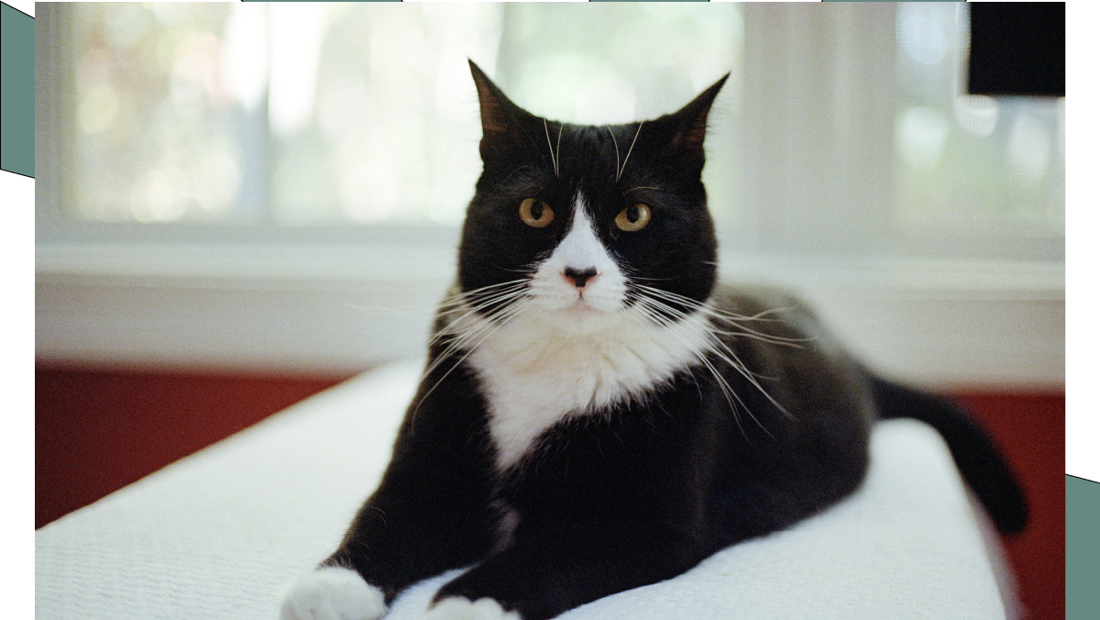
#> input picture python/jobsheet4/src/kucingCape.png, 1100 x 620 px, found by its file name
$ python bingkai.py
#> lines starting #> are read from the running program, lines starting #| are printed output that depends on the picture; after the words box and inside, x2 and y2 are one past the last pixel; in counts of white or black regions, pixels touching at a corner belong together
import cv2

citra = cv2.imread(r"C:\Raiya Yusuf Priatmojo\Praktik Penginderaan Visual Robot\python\jobsheet4\src\kucingCape.png")
#> citra is the input picture: shape (620, 1100, 3); mean B, G, R 146.2, 151.2, 150.8
hasil = citra.copy()

TERAL = 20
HITAM = 0

jumBaris = hasil.shape[0]
#> jumBaris = 620
jumKolom = hasil.shape[1]
#> jumKolom = 1100

for baris in range(TERAL):
    for kolom in range(jumKolom):
        hasil[baris, kolom] = HITAM
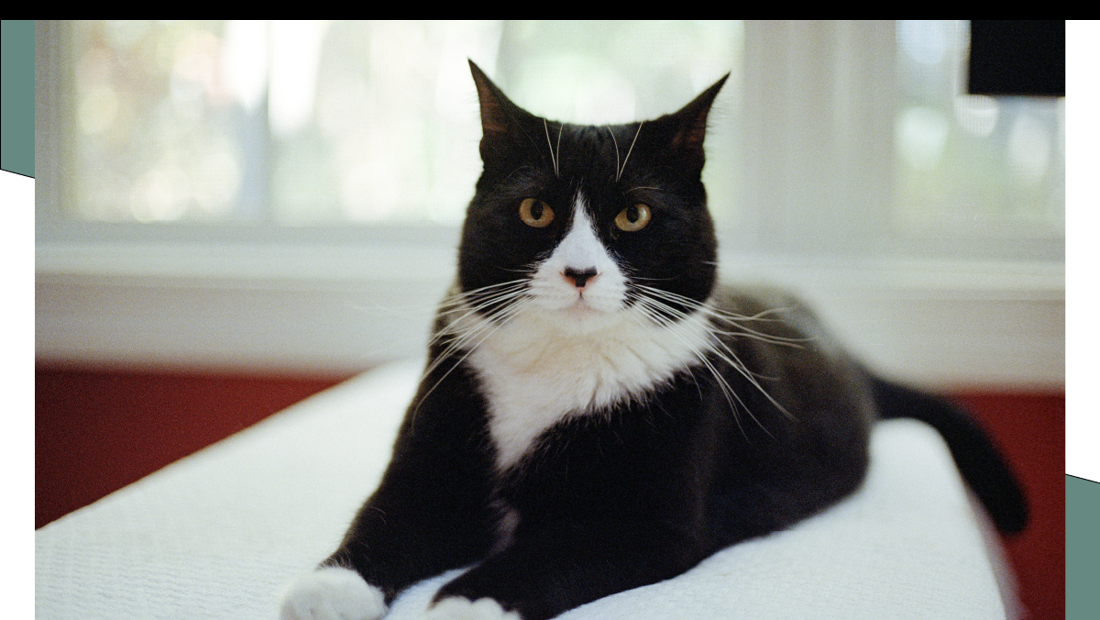
#> hasil: shape (620, 1100, 3); 3.22% of pixels changed, all inside (x1, y1, x2, y2) = (0, 0, 1100, 20)

for baris in range(jumBaris - TERAL - 1, jumBaris):
    for kolom in range(jumKolom):
        hasil[baris, kolom] = HITAM
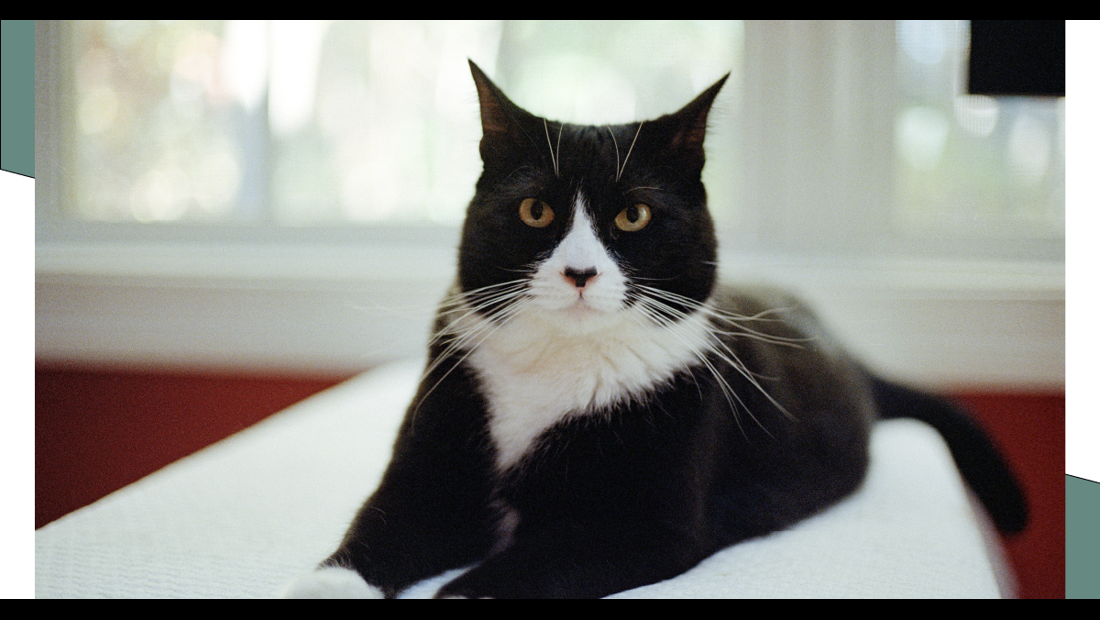
#> hasil: shape (620, 1100, 3); 3.39% of pixels changed, all inside (x1, y1, x2, y2) = (0, 599, 1100, 620)

for baris in range(TERAL, jumBaris - TERAL - 1):
    for kolom in range(TERAL):
        hasil[baris, kolom] = HITAM
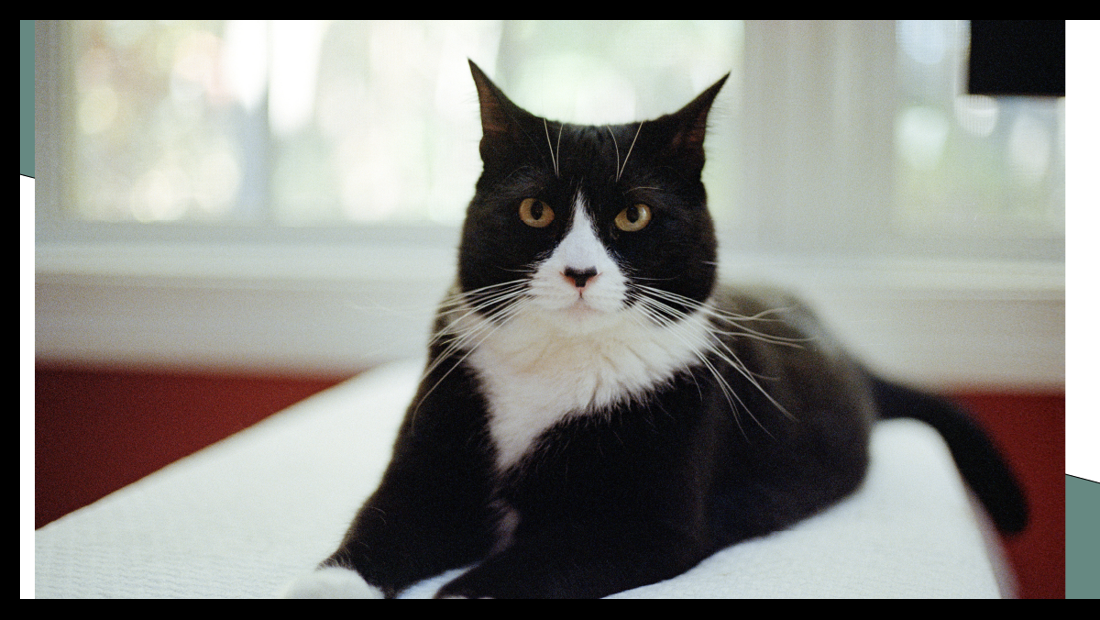
#> hasil: shape (620, 1100, 3); 1.7% of pixels changed, all inside (x1, y1, x2, y2) = (0, 20, 20, 599)

for baris in range(TERAL, jumBaris - TERAL - 1):
    for kolom in range(jumKolom - TERAL - 1, jumKolom):
        hasil[baris, kolom] = HITAM
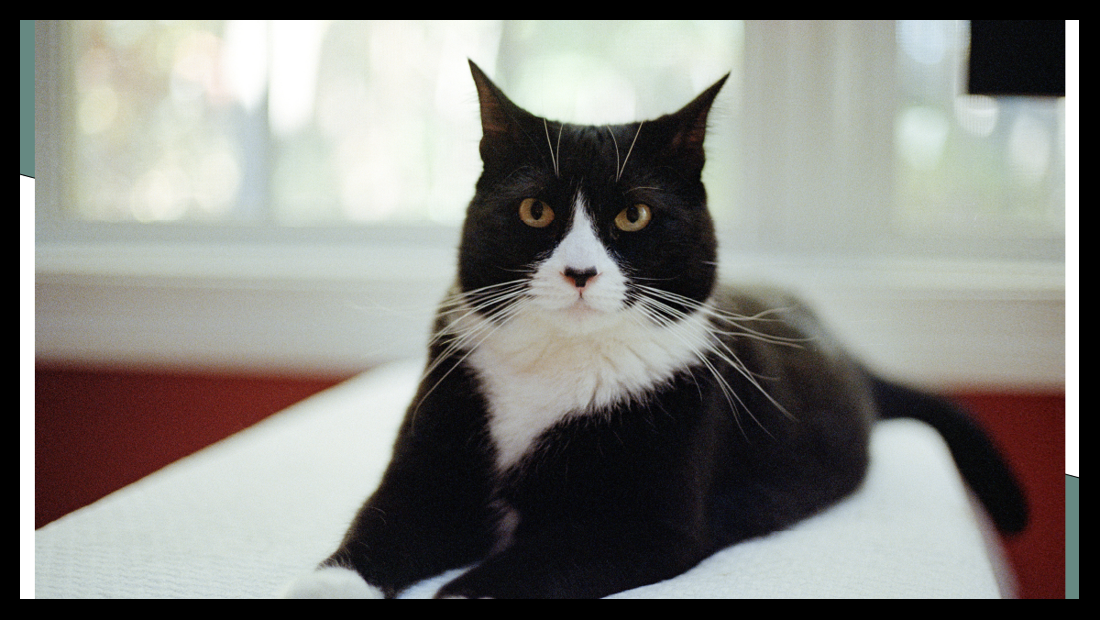
#> hasil: shape (620, 1100, 3); 1.78% of pixels changed, all inside (x1, y1, x2, y2) = (1079, 20, 1100, 599)

cv2.imshow('Gambar asal', citra)
cv2.imshow('Gambar hasil', hasil)
cv2.waitKey(0)
cv2.destroyAllWindows()

$ run again, with python/jobsheet4/src/kucingHitamPutih.jpg saved as python/jobsheet4/src/kucingCape.png
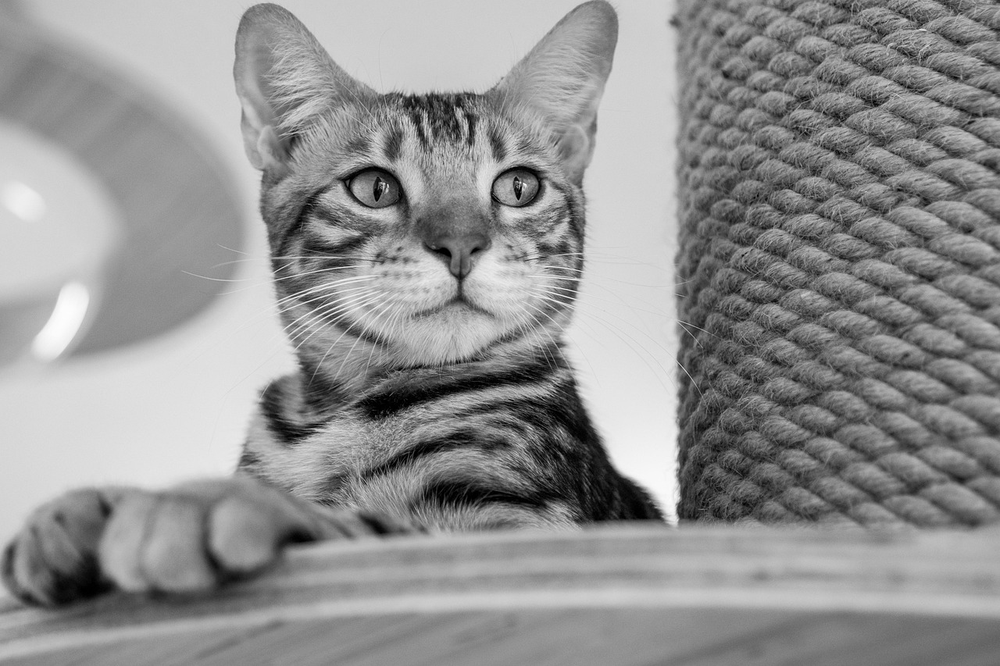
#> input picture python/jobsheet4/src/kucingHitamPutih.jpg, 1000 x 666 px, shrunk from 1280 x 853 before the run, found by its file name
#> citra is the input picture: shape (666, 1000, 3); min 0, max 253, mean 145.5
#> after the loop `for baris in range(TERAL, jumBaris - TERAL - 1):`:
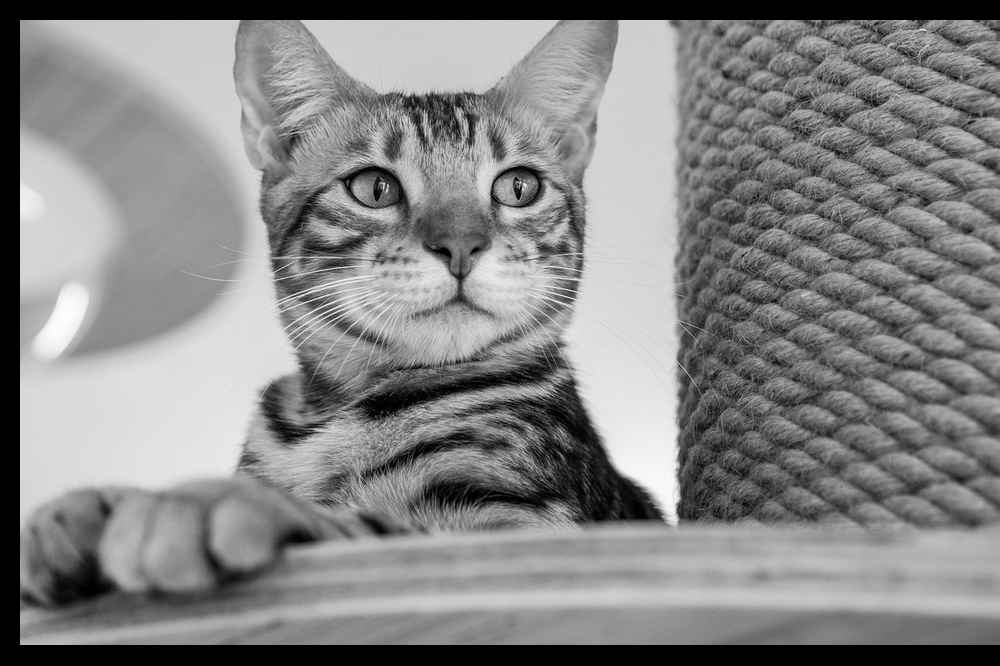
#> hasil: shape (666, 1000, 3); min 0, max 253, mean 132.8
#> after the loop `for baris in range(TERAL, jumBaris - TERAL - 1):`:
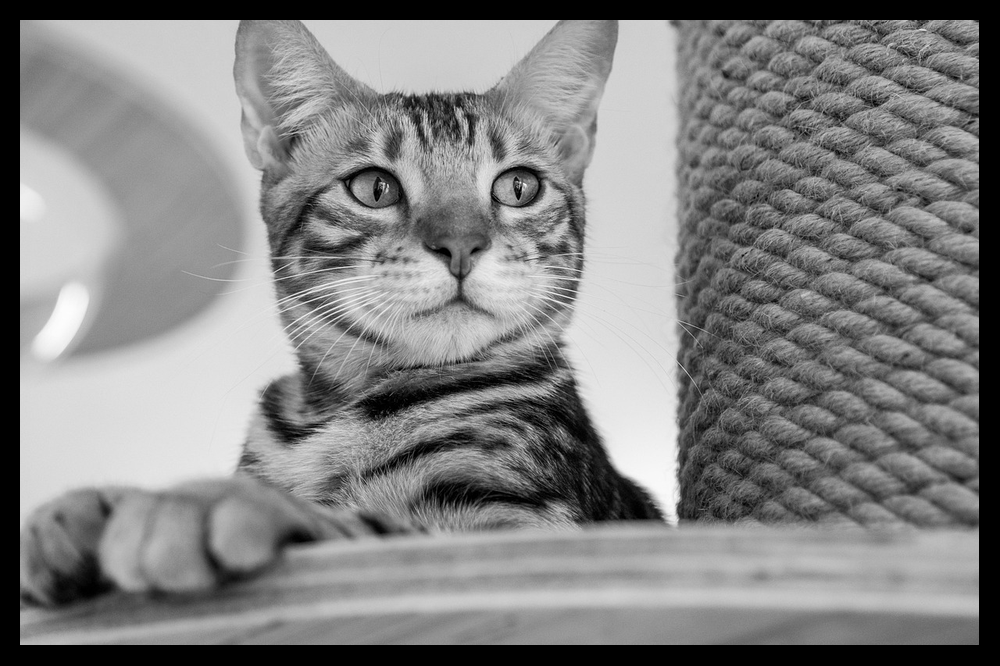
#> hasil: shape (666, 1000, 3); 1.97% of pixels changed, all inside (x1, y1, x2, y2) = (979, 20, 1000, 645)
